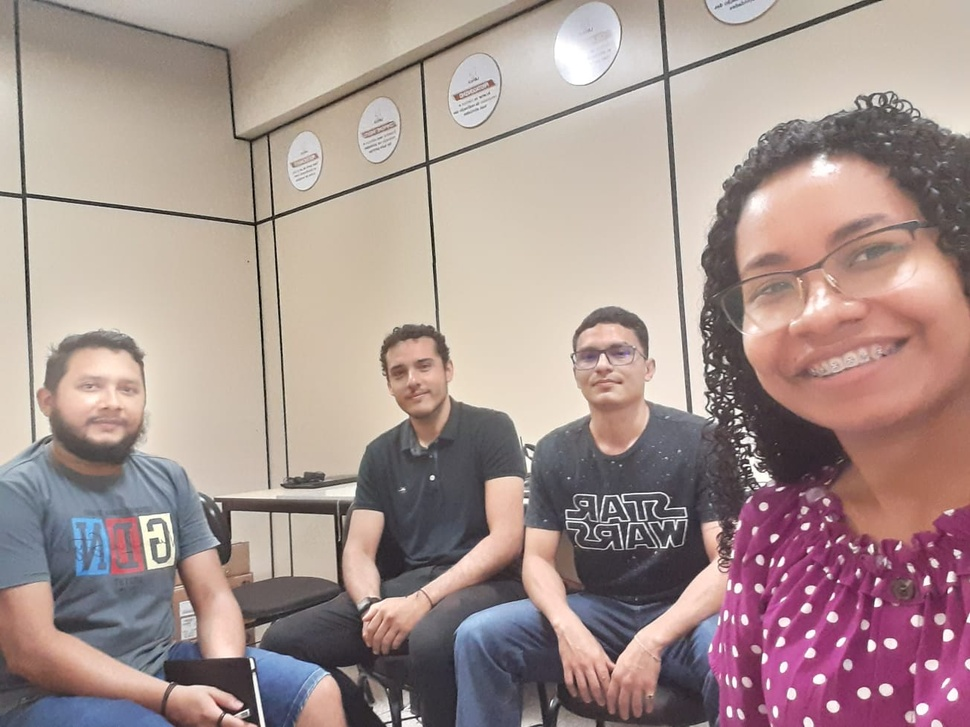
#> input picture assets/lafoca.jpeg, 970 x 727 px, shrunk from 1304 x 978 before the run
$ jupyter execute image-face-detection.ipynb   (shell and % lines are left out)
#> lines starting #> are read from the running program, lines starting #| are printed output that depends on the picture; after the words box and inside, x2 and y2 are one past the last pixel; in counts of white or black regions, pixels touching at a corner belong together
Algoritmo de Viola-Jones com Haar Cascades

[cell 1]
import numpy as np
import cv2
import matplotlib.pyplot as plt

[cell 2]
# imprime a imagem
def showImage(image):
    # definindo o tamanho da imagem
    img = plt.figure(figsize=(15,14))
    ax = img.add_subplot(111)
    ax.imshow(image, cmap='gray')

[cell 3]
# carregando a imagem
labexImage = cv2.imread('../../assets/lafoca.jpeg')
#> labexImage is the input picture: shape (727, 970, 3); mean B, G, R 142.6, 146.5, 166.6
# transformando a imagem para cinza
labexImage = cv2.cvtColor(labexImage, cv2.COLOR_BGR2GRAY)
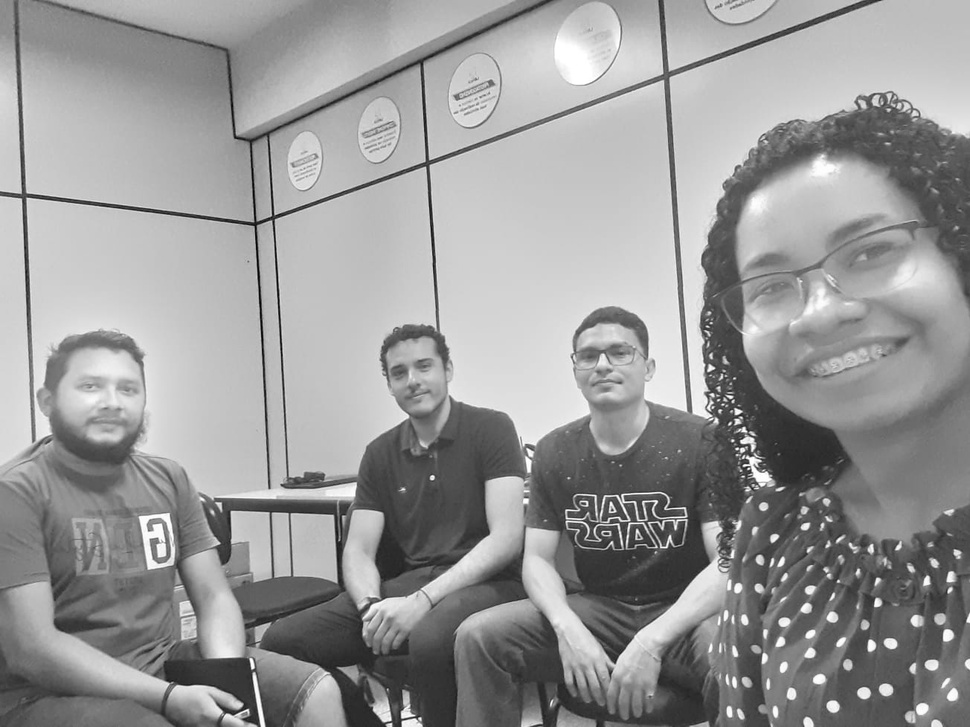
#> labexImage: shape (727, 970); min 2, max 255, mean 152
showImage(labexImage)

[cell 4]
# inicializando o algoritmo para reconhecimento dos olhos
eyeCascade = cv2.CascadeClassifier('../../lib/haarcascades/haarcascade_eye_tree_eyeglasses.xml')

# inicializando o algoritmo para reconhecimento da face frontal
faceCascade = cv2.CascadeClassifier('../../lib/haarcascades/haarcascade_frontalface_default.xml')

# inicializando o algoritmo para reconhecimento de perfil
profileFaceCascade = cv2.CascadeClassifier('../../lib/haarcascades/haarcascade_profileface.xml')

[cell 5]
# detecção do rosto
def faceDetector(image):
    global count
    count = 0
    # fazendo uma cópia da imagem
    faceImage = image.copy()

    # aplicando o algoritmo para detectar face
    faceRectangle = faceCascade.detectMultiScale(image=faceImage, scaleFactor=1.2, minNeighbors=4)
#> faceRectangle = [[562, 320, 86, 86], [375, 338, 76, 76], [57, 348, 99, 99], [701, 163, 267, 267]]

    profileRectangle = profileFaceCascade.detectMultiScale(image=faceImage, scaleFactor=1.2, minNeighbors=4)
#> profileRectangle = [[581, 320, 82, 82]]

    for (x,y,w,h) in faceRectangle:
        # inserindo o retângulo para identificar o rosto
        cv2.rectangle(faceImage, pt1=(x,y), pt2=(x+w, y+h), color=(255,0,0), thickness=2)

        # Aplicando algoritmo para identificar olhos na região do rosto
        roi = image[y:y+h, x:x+w]
        eye_circles = eyeCascade.detectMultiScale(roi, scaleFactor=1.2, minNeighbors=2)

        for (ex, ey, ew, eh) in eye_circles:
            # Inserindo círculo nos olhos
            cv2.circle(faceImage, center=(x+ex+ew//2, y+ey+eh//2), radius=10, color=(0, 255, 0), thickness=2)


        for (x,y,w,h) in profileRectangle:
            # inserindo o retângulo para identificar o rosto
            cv2.rectangle(faceImage, pt1=(x,y), pt2=(x+w, y+h), color=(255,0,0), thickness=2)

            # contabiliza o número de pessoas identificadas
            count += 1
#> this loop made 4 passes
#> eye_circles on pass 4: [[57, 110, 34, 34], [138, 62, 63, 63]]
#> pass 1, in faceDetector, `roi = image[y:y+h, x:x+w]`:
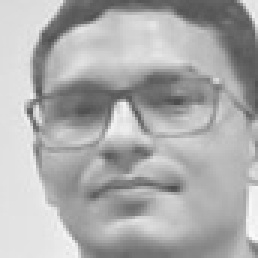
#> roi: shape (86, 86) (shown 3 times larger); min 77, max 249, mean 172.7
#> pass 2, in faceDetector, `roi = image[y:y+h, x:x+w]`:
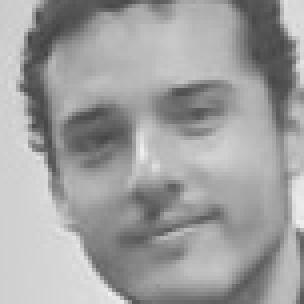
#> roi: shape (76, 76) (shown 4 times larger); min 67, max 239, mean 160.1
#> pass 3, in faceDetector, `roi = image[y:y+h, x:x+w]`:
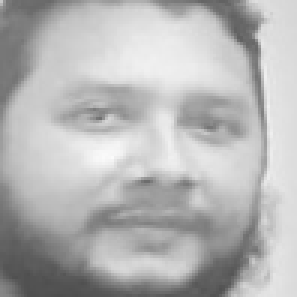
#> roi: shape (99, 99) (shown 3 times larger); min 77, max 251, mean 180.9
#> after the loop:
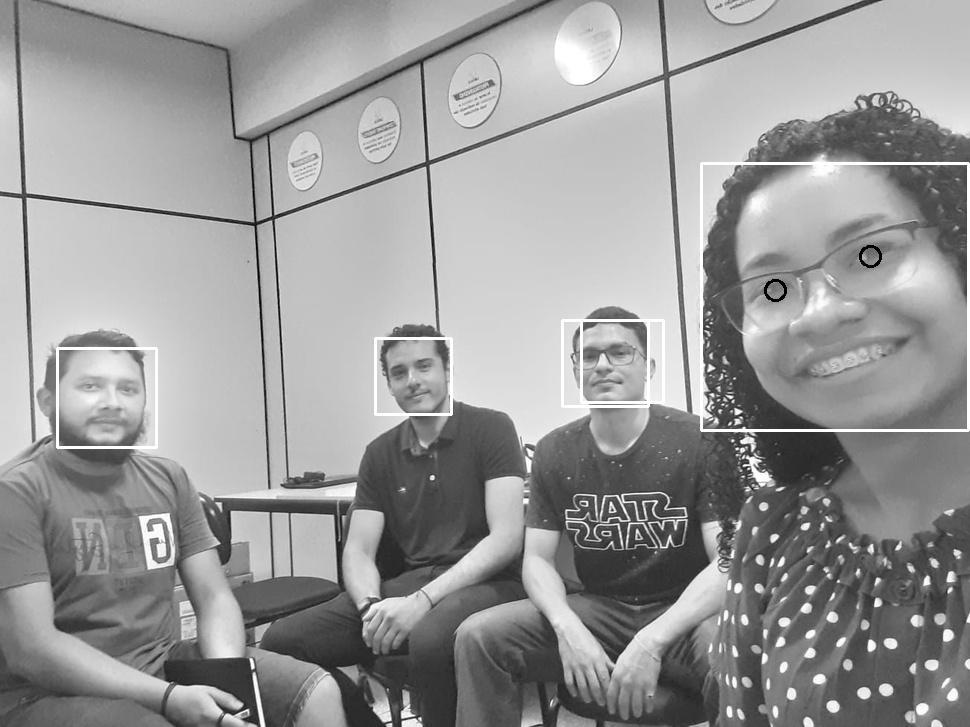
#> faceImage: shape (727, 970); 1.06% of pixels changed, all inside (x1, y1, x2, y2) = (56, 162, 970, 449)
#> after the loop:
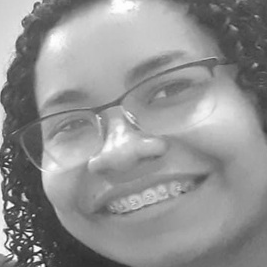
#> roi: shape (267, 267); min 32, max 255, mean 145.4
#> after the loop, count = 4

    return faceImage

[cell 6]
# aplicando a detecção na imagem
detectorResult = faceDetector(labexImage)
# mostrando o resultado da detecção
print(count)
#| 4
showImage(detectorResult)
